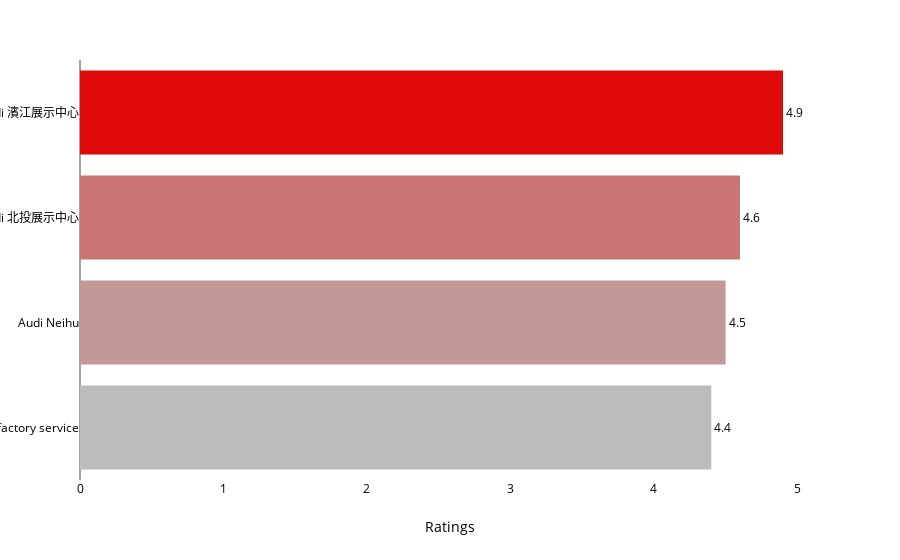

Notebook code for this chart:
### Code cell
fig_ratings_hist_audi = px.bar(data_ratings_audi, 
                               x = "rating", y = "name",
                               orientation = 'h',
                               color = 'rating', color_continuous_scale=['#bcbcbc', '#de0909'],
                               text_auto = True)
fig_ratings_hist_audi.update_traces(textfont_size = 12, textangle = 0, textposition = 'outside', cliponaxis = False)
fig_ratings_hist_audi.update_layout(plot_bgcolor = 'white', 
                                    xaxis_title = 'Ratings', yaxis_title = "",
                                    font = dict(size = 12, color = 'black'),
                                    coloraxis_showscale = False)
fig_ratings_hist_audi.update_xaxes(showgrid = False)
fig_ratings_hist_audi.show()

### Figure 1 — Plotly figure (JSON) as saved in the notebook; plotly's stock layout.template omitted (floating-point values rounded to 4 significant figures)
{"data": [{"alignmentgroup": "True", "cliponaxis": false, "hovertemplate": "rating=%{marker.color}<br>name=%{y}<extra></extra>", "legendgroup": "", "marker": {"color": [4.4, 4.5, 4.6, 4.9], "coloraxis": "coloraxis", "pattern": {"shape": ""}}, "name": "", "offsetgroup": "", "orientation": "h", "showlegend": false, "textangle": 0, "textfont": {"size": 12}, "textposition": "outside", "texttemplate": "%{x}", "type": "bar", "x": [4.4, 4.5, 4.6, 4.9], "xaxis": "x", "y": ["Taipei Nangang Audi car factory service", "Audi Neihu", "Audi 北投展示中心", "Audi 濱江展示中心"], "yaxis": "y"}], "layout": {"barmode": "relative", "coloraxis": {"colorbar": {"title": {"text": "rating"}}, "colorscale": [[0, "#bcbcbc"], [1, "#de0909"]], "showscale": false}, "font": {"color": "black", "size": 12}, "legend": {"tracegroupgap": 0}, "margin": {"t": 60}, "plot_bgcolor": "white", "xaxis": {"anchor": "y", "domain": [0, 1], "showgrid": false, "title": {"text": "Ratings"}}, "yaxis": {"anchor": "x", "domain": [0, 1], "title": {"text": ""}}}}
